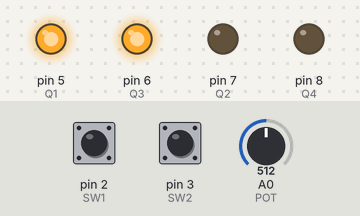
The sketch below on a simulated Arduino Uno, built with avr-gcc and run on an emulated ATmega328P. Parts: output pins drawn as LEDs (lit = HIGH). The test bench sets the inputs (shaded band); at power-on: pin 2 (SW1) HIGH, pin 3 (SW2) HIGH, A0 (POT) = 512.

Above: at 1.2 s.
1.3 s: pin 2 (SW1) pulled LOW for 0.15 s
At 2.6 s:
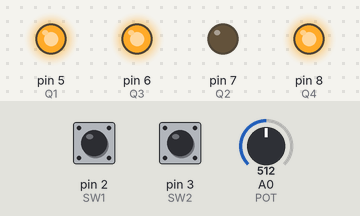
2.9 s: pin 3 (SW2) pulled LOW for 0.15 s
At 4.1 s:
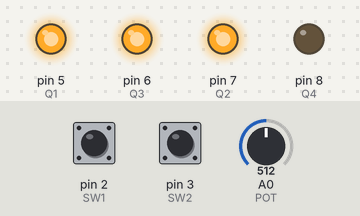
4.5 s: pin 2 (SW1) pulled LOW for 1 s
At 5.3 s:
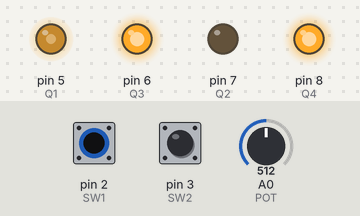
7.0 s: pin 2 (SW1) pulled LOW for 3.2 s
At 11.3 s:
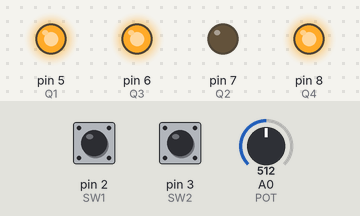
11.7 s: pin 3 (SW2) pulled LOW for 1 s
At 12.5 s:
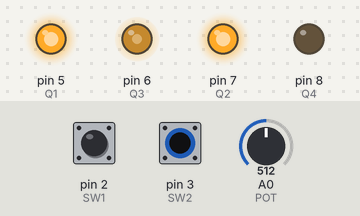
Timing chart, 0 to 14.7 s (numbered marks = the images above; inputs shaded):
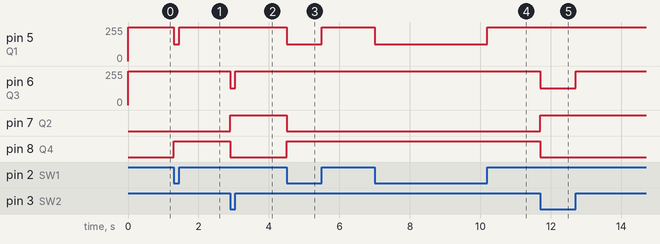

Measured:
- after the input at 1.3 s, pin 5 (Q1): 255/255 → 127/255 at once, → 255/255 0.15 s later; pin 8 (Q4): LOW → HIGH at once
- after the input at 2.9 s, pin 6 (Q3): 255/255 → 127/255 at once, → 255/255 0.15 s later; pin 7 (Q2): LOW → HIGH at once; pin 8 (Q4): HIGH → LOW at once
- after the input at 4.5 s, pin 5 (Q1): 255/255 → 127/255 at once, → 255/255 1.0 s later; pin 7 (Q2): HIGH → LOW at once; pin 8 (Q4): LOW → HIGH at once
- after the input at 7.0 s, pin 5 (Q1): 255/255 → 127/255 at once, → 255/255 3.2 s later
- after the input at 11.7 s, pin 6 (Q3): 255/255 → 127/255 at once, → 255/255 1.0 s later; pin 7 (Q2): LOW → HIGH at once; pin 8 (Q4): HIGH → LOW at once

The sketch:

TC4427_fullbridge_PWM_UNO.ino
```cpp
/*
    ____       __________              _ __
   / __ \_____/_  __/ __ \____  ____  (_) /__
  / / / / ___/ / / / /_/ / __ \/ __ \/ / //_/
 / /_/ / /  _ / / / _, _/ /_/ / / / / / ,<
/_____/_/  (_)_/ /_/ |_|\____/_/ /_/_/_/|_|

 Dr.TRonik / YouTube / Haziran 2025 / izmir / Türkiye
 2xTC4427A Driver H-bridge;
 PWM direction control Demo;
 UNO & 2xTC4427 & 2xButtons;
 Q1;Q3 P kanal up
 Q2;Q4 N kanal down
 https://youtu.be/7qh8iF5NuAE

*/

/********************************************************************
  GLOBALS___GLOBALS___GLOBALS___GLOBALS___GLOBALS___GLOBALS___
 ********************************************************************/
#define Q1 5  // analog / pwm control pin for Q1 High pMOSFET 1
#define Q3 6  // analog / pwm control pin for Q3 High pMOSFET 2
#define Q2 7  // Digital control pin for Q2 Low nMOSFET 1
#define Q4 8  // Digital control pin for Q4 Low nMOSFET 2

#define POT A0

#define SW1 2
#define SW2 3

/********************************************************************
  SETUP___SETUP___SETUP___SETUP___SETUP___SETUP___SETUP___SETUP___
 ********************************************************************/
void setup() {
  pinMode(Q1, OUTPUT);
  pinMode(Q3, OUTPUT);
  pinMode(Q2, OUTPUT);
  pinMode(Q4, OUTPUT);

  digitalWrite(Q1, HIGH);  // P kanal Q1 Mos1 Off
  digitalWrite(Q3, HIGH);  // P kanal Q3 Mos3 Off
  digitalWrite(Q2, LOW);   // N kanal Q2 Mos2 Off
  digitalWrite(Q4, LOW);   // N kanal Q4 Mos4 Off

  pinMode(SW1, INPUT_PULLUP);
  pinMode(SW2, INPUT_PULLUP);
  digitalWrite(SW1, HIGH);
  digitalWrite(SW2, HIGH);
}

/********************************************************************
  LOOP__LOOP__LOOP__LOOP__LOOP__LOOP__LOOP__LOOP__LOOP__LOOP__LOOP__
 ********************************************************************/
void loop() {

  digitalWrite(Q1, HIGH);
  digitalWrite(Q3, HIGH);


  /* SW1 ON:
  Q1 PWM
  Q4 HIGH / N ON
  Q3 HIGH / P OFF
  Q2 LOW  / N OFF
  */
  while (!digitalRead(SW1)) {

    digitalWrite(Q2, LOW);   //Q2 OFF n
    digitalWrite(Q3, HIGH);  //Q3 OFF p
    int potVal = analogRead(POT);
    potVal = map(potVal, 0, 1023, 0, 255);
    analogWrite(Q1, potVal);  //Q1 pwm
    digitalWrite(Q4, HIGH);   //Q4 ON n
  }

  /* SW2 ON:
  Q1 HIGH / P OFF
  Q4 LOW / N OFF
  Q3 PWM
  Q2 HIGH  / N ON
  */
  while (!digitalRead(SW2)) {

    digitalWrite(Q4, LOW);   //Q4 OFF n
    digitalWrite(Q1, HIGH);  //Q1 OFF p
    int potVal = analogRead(POT);
    potVal = map(potVal, 0, 1023, 0, 255);
    //potVal = potVal / 4;
    analogWrite(Q3, potVal);  // Q3 PWM
    digitalWrite(Q2, HIGH);   //Q2 ON n
  }
}
/*
📌___:
📩 bilgi@ronaer.com
🟩 https://whatsapp.com/channel/0029VaxtFPiLSmbgUryuGs0E
📷 https://www.instagram.com/dr.tronik2023/
📺 www.youtube.com/c/DrTRonik
*/
```
